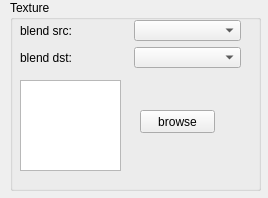
<?xml version="1.0" encoding="UTF-8"?>
<ui version="4.0">
 <class>texture_setting</class>
 <widget class="QWidget" name="texture_setting">
  <property name="geometry">
   <rect>
    <x>0</x>
    <y>0</y>
    <width>268</width>
    <height>198</height>
   </rect>
  </property>
  <property name="windowTitle">
   <string>Form</string>
  </property>
  <widget class="QGroupBox" name="groupBox">
   <property name="geometry">
    <rect>
     <x>10</x>
     <y>0</y>
     <width>251</width>
     <height>191</height>
    </rect>
   </property>
   <property name="title">
    <string>Texture</string>
   </property>
   <widget class="QGraphicsView" name="graphicsView">
    <property name="geometry">
     <rect>
      <x>10</x>
      <y>80</y>
      <width>101</width>
      <height>91</height>
     </rect>
    </property>
   </widget>
   <widget class="QPushButton" name="pushButton">
    <property name="geometry">
     <rect>
      <x>130</x>
      <y>110</y>
      <width>75</width>
      <height>23</height>
     </rect>
    </property>
    <property name="text">
     <string>browse</string>
    </property>
   </widget>
   <widget class="QWidget" name="">
    <property name="geometry">
     <rect>
      <x>10</x>
      <y>20</y>
      <width>221</width>
      <height>48</height>
     </rect>
    </property>
    <layout class="QGridLayout" name="gridLayout">
     <item row="0" column="0">
      <widget class="QLabel" name="label">
       <property name="text">
        <string>blend src:</string>
       </property>
      </widget>
     </item>
     <item row="0" column="1">
      <widget class="QComboBox" name="comboBox"/>
     </item>
     <item row="1" column="0">
      <widget class="QLabel" name="label_2">
       <property name="text">
        <string>blend dst:</string>
       </property>
      </widget>
     </item>
     <item row="1" column="1">
      <widget class="QComboBox" name="comboBox_2"/>
     </item>
    </layout>
   </widget>
  </widget>
 </widget>
 <resources/>
 <connections/>
</ui>
